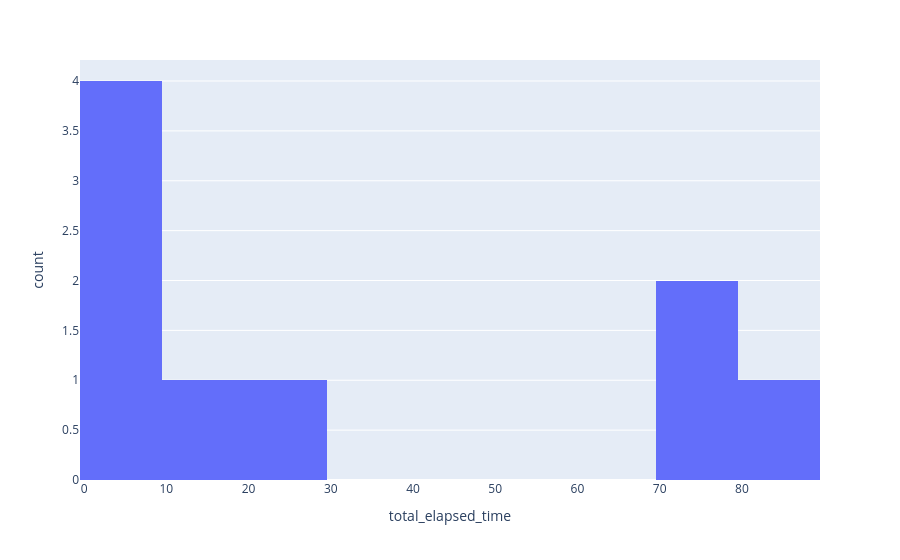

This figure's notebook cell:
### Code cell
fig = px.histogram(df_session[df_session.total_elapsed_time <= 300], x='total_elapsed_time', nbins=12)
fig.show()

### Figure 1 — Plotly figure (JSON) as saved in the notebook; plotly's stock layout.template omitted (floating-point values rounded to 4 significant figures)
{"data": [{"bingroup": "x", "hovertemplate": "total_elapsed_time=%{x}<br>count=%{y}<extra></extra>", "legendgroup": "", "marker": {"color": "#636efa", "pattern": {"shape": ""}}, "name": "", "nbinsx": 12, "orientation": "v", "showlegend": false, "type": "histogram", "x": [1.0, 73.0, 1.0, 1.0, 0.0, 70.0, 16.0, 88.0, 20.0], "xaxis": "x", "yaxis": "y"}], "layout": {"barmode": "relative", "legend": {"tracegroupgap": 0}, "margin": {"t": 60}, "xaxis": {"anchor": "y", "domain": [0, 1], "title": {"text": "total_elapsed_time"}}, "yaxis": {"anchor": "x", "domain": [0, 1], "title": {"text": "count"}}}}
